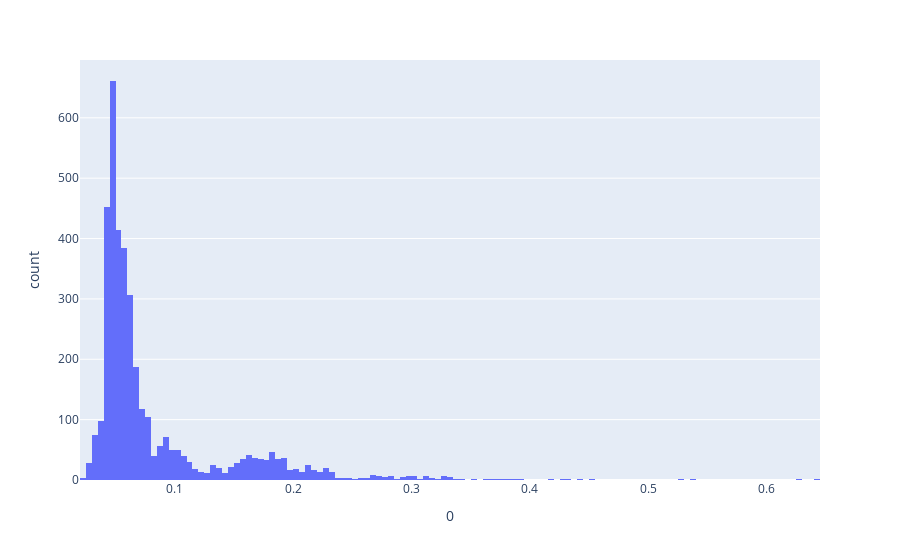

Notebook code cell kept with this figure:
### Code cell
px.histogram(pd.DataFrame(y_pred_train), x=0)

### Figure 1 — Plotly figure (JSON) as saved in the notebook; plotly's stock layout.template omitted (floating-point values rounded to 4 significant figures; data arrays with more than 128 entries replaced by an {"elided": "..."} marker saying what was removed)
{"data": [{"alignmentgroup": "True", "bingroup": "x", "hovertemplate": "0=%{x}<br>count=%{y}<extra></extra>", "legendgroup": "", "marker": {"color": "#636efa"}, "name": "", "offsetgroup": "", "orientation": "v", "showlegend": false, "type": "histogram", "x": {"elided": "3865 float values"}, "xaxis": "x", "yaxis": "y"}], "layout": {"barmode": "relative", "legend": {"tracegroupgap": 0}, "margin": {"t": 60}, "xaxis": {"anchor": "y", "domain": [0, 1], "title": {"text": "0"}}, "yaxis": {"anchor": "x", "domain": [0, 1], "title": {"text": "count"}}}}
